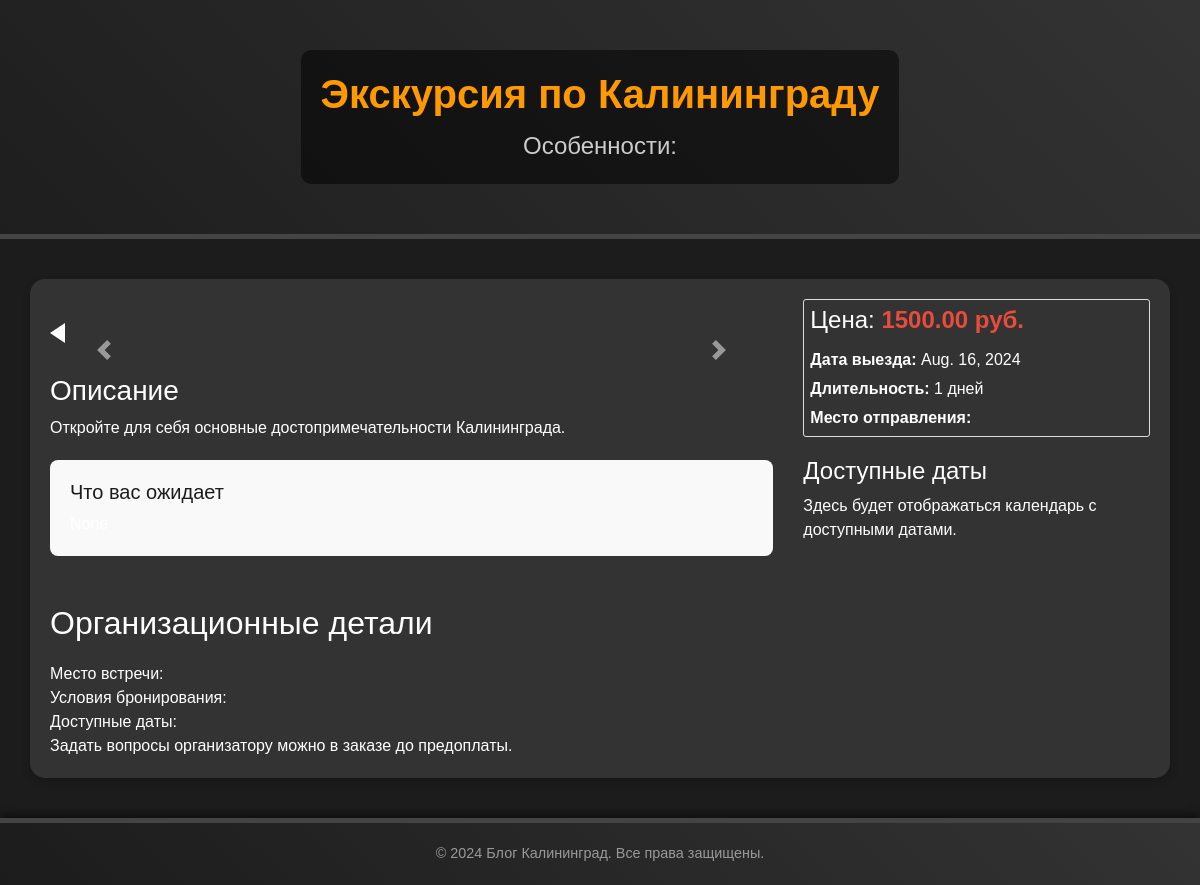
Before: /tour/2/ with the older database file.
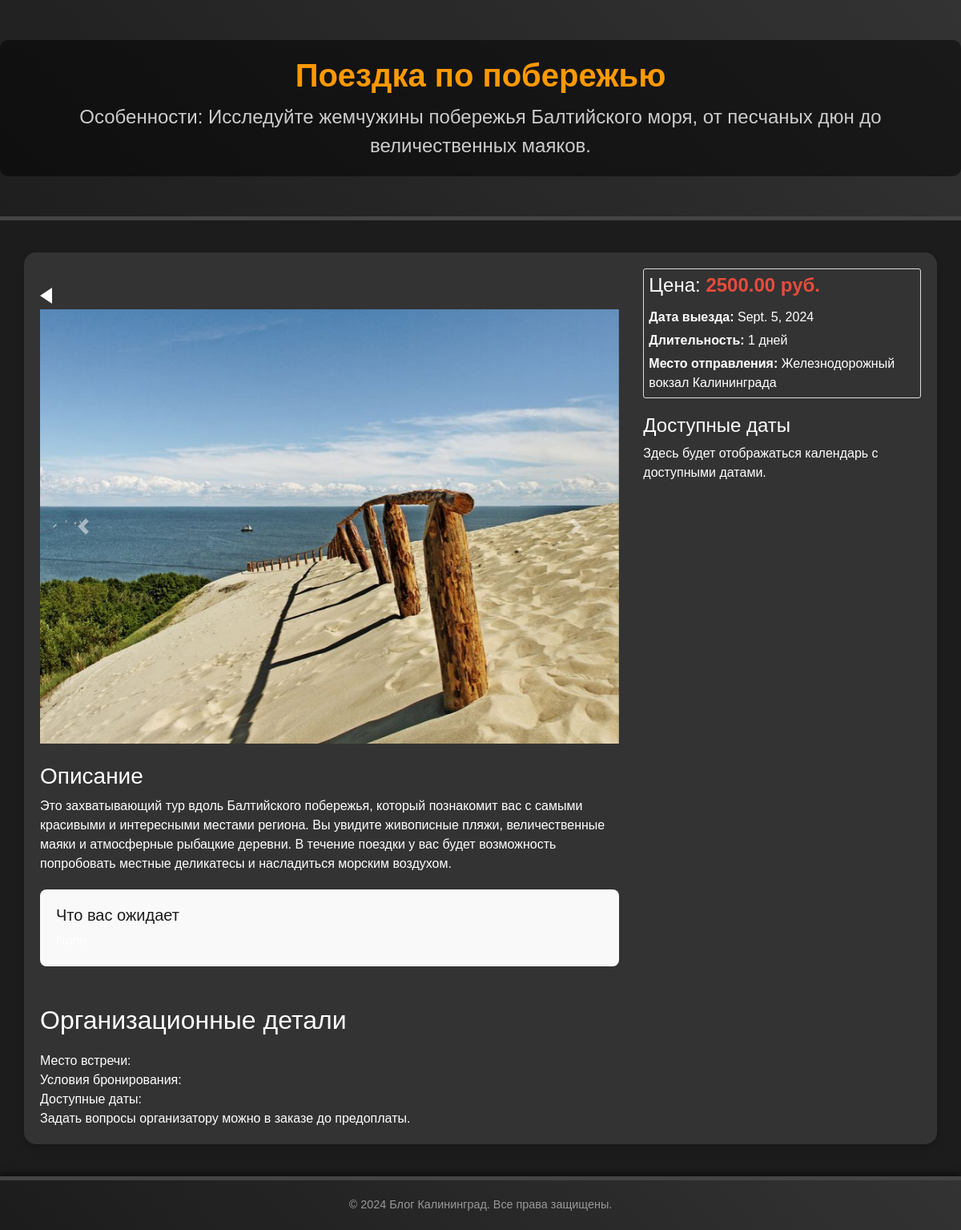
After: the same page with the newer database file.
### blog/models.py (models this page shows, shortened)
class Tour(models.Model):
    title = models.CharField(max_length=255)
    short_description = models.CharField(max_length=100, blank=True)
    description = models.TextField(default="")
    expectations = RichTextField(blank=True, null=True)
    price = models.DecimalField(max_digits=10, decimal_places=2)
    departure_date = models.DateField(default=timezone.now)  # Możesz usunąć, jeśli to zbędne
    duration = models.IntegerField(default=1)
    starting_point = models.CharField(max_length=200, default="")
    image = models.ImageField(upload_to='tours/')
    organizational_details = RichTextField(blank=True, null=True)  # Szczegóły organizacyjne
    available_dates = models.JSONField(default=list, blank=True)  # Jeśli później będziesz integrować z kalendarzem

class TourImage(models.Model):
    image = models.ImageField(upload_to='tour_images/')
    tour = models.ForeignKey(Tour, related_name='tour_images', on_delete=models.CASCADE)  # Added related_name

### blog/views.py (the view)
# urls.py: path('tour/<int:tour_id>/', views.tour_detail, name='tour_detail'),
def tour_detail(request, tour_id):
    tour = get_object_or_404(Tour, id=tour_id)
    return render(request, 'tour_detail.html', {'tour': tour})

### blog/templates/tour_detail.html (shortened to what this page needs)
<!DOCTYPE html>
{% load static %}
<html lang="ru">
<head>
    <link rel="stylesheet" href="https://stackpath.bootstrapcdn.com/bootstrap/4.5.2/css/bootstrap.min.css">
    <link rel="stylesheet" type="text/css" href="{% static 'blog/style.css' %}">
</head>
<body>
    <header class="header">
        <div class="overlay">
            <h1 class="title">{{ tour.title }}</h1>
            <p class="subtitle">Особенности: {{ tour.short_description }}</p>
        </div>
    </header>
    <div class="container">
        <div class="row">
            <div class="col-md-8">
                <div class="mt-4">
                    <a href="/" class="back-home-button"></a>
                </div>
                <div id="tourCarousel" class="carousel slide mb-4" data-ride="carousel">
                    <div class="carousel-inner">
                        {% for image in tour.tour_images.all %}
                            <div class="carousel-item {% if forloop.first %}active{% endif %}">
                                <img src="{{ image.image.url }}" class="d-block w-100" alt="...">
                            </div>
                        {% endfor %}
                    </div>
                    <a class="carousel-control-prev" href="#tourCarousel" role="button" data-slide="prev">
                        <span class="carousel-control-prev-icon" aria-hidden="true"></span>
                    </a>
                    <a class="carousel-control-next" href="#tourCarousel" role="button" data-slide="next">
                        <span class="carousel-control-next-icon" aria-hidden="true"></span>
                    </a>
                </div>
                <h3>Описание</h3>
                <p>{{ tour.description }}</p>
                <section id="details" class="mb-5">
                    <h5>Что вас ожидает</h5>
                    <div class="expectations-list">
                    </div>
                </section>
                <section class="organizational-details" class="mb-5">
                    <h2>Организационные детали</h2>
                    <p>Место встречи: {{ tour.meeting_place }}</p>
                    <p>Условия бронирования:</p>
                    <p>Доступные даты:</p>
                    <p class="note">Задать вопросы организатору можно в заказе до предоплаты.</p>
                </section>
                        </div>
                        <div class="col-md-4">
                            <div class="tour-info">
                                <h4>Цена: <span class="tour-price">{{ tour.price }} руб.</span></h4>
                                <p><strong>Дата выезда:</strong> {{ tour.departure_date }}</p>
                                <p><strong>Длительность:</strong> {{ tour.duration }} дней</p>
                                <p><strong>Место отправления:</strong> {{ tour.starting_point }}</p>
                            </div>
                            <h4>Доступные даты</h4>
                            <div id="yandex-calendar">
                                <p>Здесь будет отображаться календарь с доступными датами.</p>
                            </div>
                        </div>
        </div>
    </div>
    <footer class="footer">
        <p>© 2024 Блог Калининград. Все права защищены.</p>
    </footer>
</body>
</html>

Changed rows visible on the page:
changed Tour: title "Экскурсия по Калининграду" → "Поездка по побережью"; short_description (not shown) → "Исследуйте жемчужины побережья Балтийского моря, от песчаных дюн до величественных маяков."; description "Откройте для себя основные достопримечательности Калининграда." → "Это захватывающий тур вдоль Балтийского побережья, который познакомит вас с самыми красивыми и интересными местами региона. Вы увидите живописные пляжи, величественные маяки и атмосферные рыбацкие деревни. В течение поездки у вас будет возможность попробовать местные деликатесы и насладиться морским воздухом."; price "1500.00" → "2500.00"; departure_date "Aug. 16, 2024" → "Sept. 5, 2024"; starting_point (not shown) → "Железнодорожный вокзал Калининграда"
now on this page (row edited): TourImage: image (picture)
